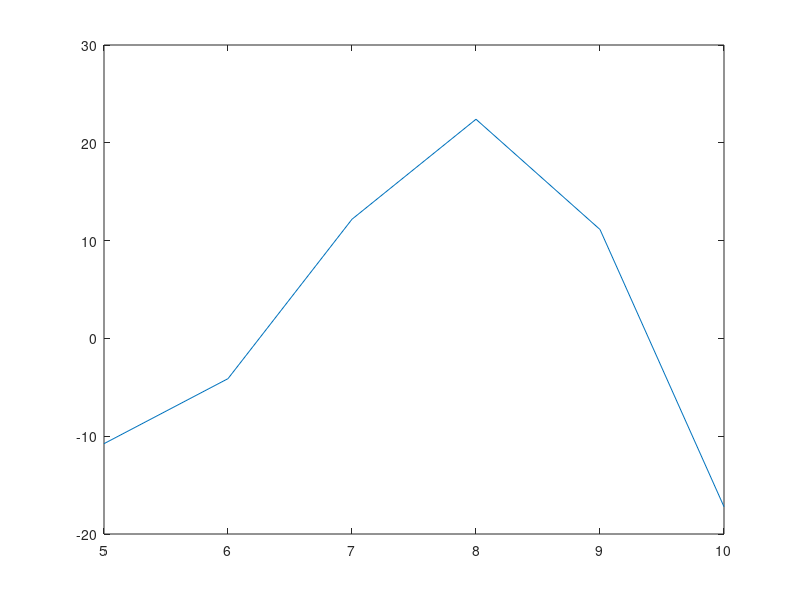
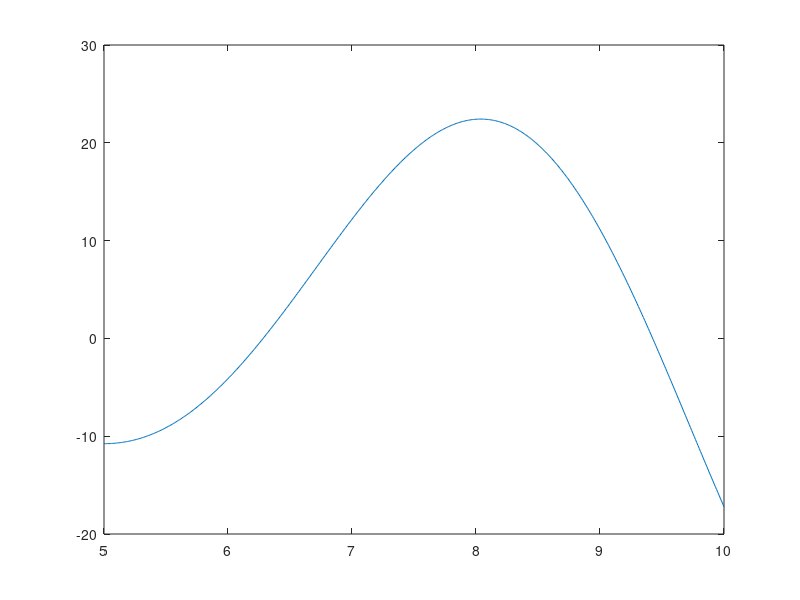

These figures' MATLAB source, in order:
h = 1;
x = 5:h:10;
y = sqrt((x.^3) + 1) .* sin(x);
figure(1)
plot(x,y)
h = .01;
x = 5:h:10;
y = sqrt((x.^3) + 1) .* sin(x);
figure(2)
plot(x,y)